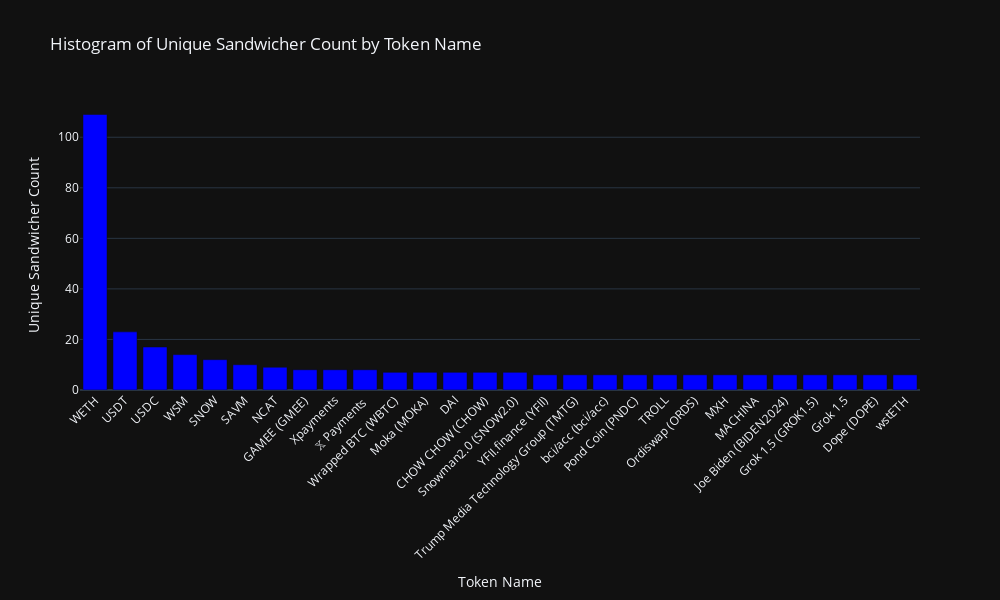

This figure's notebook cell:
### Markdown cell above
#### plot and table

### Code cell
fig = go.Figure()

fig.add_trace(go.Bar(
    x=profit_token_hist_without_other['name'],
    y=profit_token_hist_without_other['unique_sandwicher_count'],
    marker_color='blue'
))

fig.update_layout(
    title='Histogram of Unique Sandwicher Count by Token Name',
    xaxis_title='Token Name',
    yaxis_title='Unique Sandwicher Count',
    xaxis_tickangle=-45,  
    template='plotly_dark',  
    width=1000, 
    height=600 
)

fig.show()

### Figure 1 — Plotly figure (JSON) as saved in the notebook; plotly's stock layout.template omitted (floating-point values rounded to 4 significant figures)
{"data": [{"marker": {"color": "blue"}, "type": "bar", "x": ["WETH", "USDT", "USDC", "WSM", "SNOW", "SAVM", "NCAT", "GAMEE (GMEE)", "Xpayments", "&#120143; Payments ", "Wrapped BTC (WBTC)", "Moka (MOKA)", "DAI", "CHOW CHOW (CHOW)", "Snowman2.0 (SNOW2.0)", "YFII.finance (YFII)", "Trump Media Technology Group (TMTG)", "bci/acc (bci/acc)", "Pond Coin (PNDC)", "TROLL", "Ordiswap (ORDS)", "MXH", "MACHINA", "Joe Biden (BIDEN2024)", "Grok 1.5 (GROK1.5)", "Grok 1.5", "Dope (DOPE)", "wstETH"], "y": [109, 23, 17, 14, 12, 10, 9, 8, 8, 8, 7, 7, 7, 7, 7, 6, 6, 6, 6, 6, 6, 6, 6, 6, 6, 6, 6, 6]}], "layout": {"height": 600, "title": {"text": "Histogram of Unique Sandwicher Count by Token Name"}, "width": 1000, "xaxis": {"autorange": true, "range": [-0.5, 27.5], "tickangle": -45, "title": {"text": "Token Name"}, "type": "category"}, "yaxis": {"autorange": true, "range": [0, 114.7], "title": {"text": "Unique Sandwicher Count"}, "type": "linear"}}}
